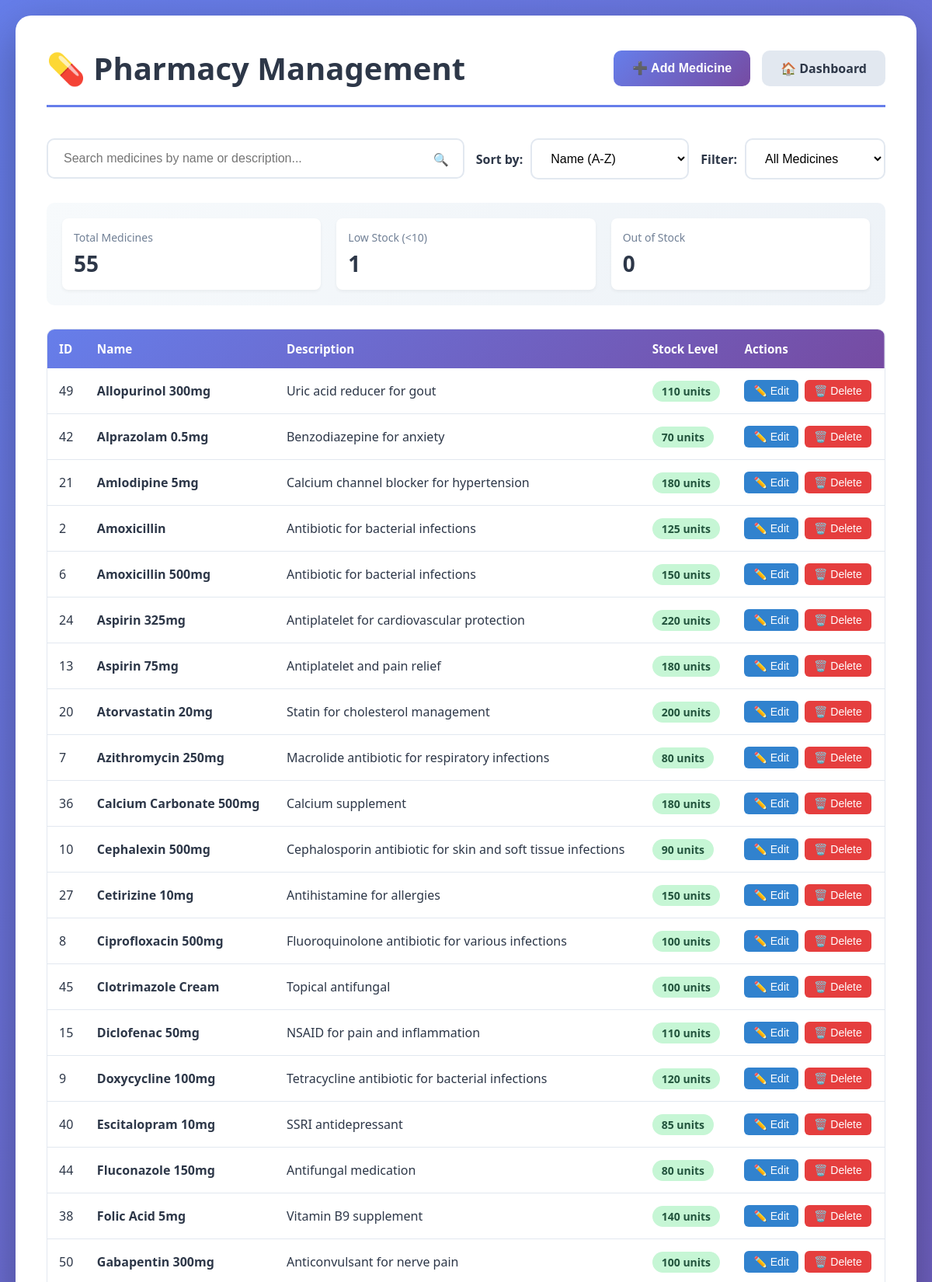
Screenshot of /pharmacy (upper part) with the database file from the repository.
### tables this page shows
CREATE TABLE medicines (
                    id INTEGER PRIMARY KEY AUTOINCREMENT,
                    name TEXT UNIQUE NOT NULL,
                    description TEXT,
                    stock_level INTEGER NOT NULL DEFAULT 0,
                    prescription_frequency INTEGER NOT NULL DEFAULT 0
                );

### app.py (the view)
@app.route('/pharmacy')
def pharmacy_management():
    logger.info("Loading pharmacy management page")
    db = get_db()
    medicines = db.get_all_medicines()
    logger.info(f"Retrieved {len(medicines)} medicines")
    return render_template('pharmacy.html', medicines=medicines)

### app.py (called while the page is built)
def get_db():
    return MedicineDatabase('pharmacy.db')

### modules/database_module.py (called while the page is built)
    def _create_tables(self):
        try:
            cursor = self.connection.cursor()
            cursor.execute('''
                CREATE TABLE IF NOT EXISTS medicines (
                    id INTEGER PRIMARY KEY AUTOINCREMENT,
                    name TEXT UNIQUE NOT NULL,
                    description TEXT,
                    stock_level INTEGER NOT NULL DEFAULT 0,
                    prescription_frequency INTEGER NOT NULL DEFAULT 0
                )
            ''')
            self.connection.commit()
            logger.info("✓ Medicines table ready")
        except sqlite3.Error as e:
            logger.error(f"Error creating tables: {e}")
            raise

    def _create_patients_table(self):
        try:
            cursor = self.connection.cursor()
            cursor.execute('''
                CREATE TABLE IF NOT EXISTS patients (
                    patient_id TEXT PRIMARY KEY,
                    full_name TEXT NOT NULL,
                    date_of_birth TEXT,
                    contact_info TEXT,
                    gender TEXT,
                    insurance_info TEXT,
                    ehr_data TEXT NOT NULL DEFAULT '{}'
                )
            ''')
            self.connection.commit()
            logger.info("✓ Patients table ready")
            self._add_missing_patient_columns()
        except sqlite3.Error as e:
            logger.error(f"Error creating patients table: {e}")
            raise

    def _add_missing_patient_columns(self):
        try:
            cursor = self.connection.cursor()
            cursor.execute("PRAGMA table_info(patients)")
            columns = [column[1] for column in cursor.fetchall()]
            if 'gender' not in columns:
                cursor.execute('ALTER TABLE patients ADD COLUMN gender TEXT')
                logger.info("✓ Added 'gender' column to patients table")
            if 'insurance_info' not in columns:
                cursor.execute('ALTER TABLE patients ADD COLUMN insurance_info TEXT')
                logger.info("✓ Added 'insurance_info' column to patients table")
            self.connection.commit()
        except sqlite3.Error as e:
            logger.error(f"Error adding missing columns: {e}")

### templates/pharmacy.html (shortened to what this page needs)
<!DOCTYPE html>
<html lang="en">
<head>
</head>
<body>
    <div class="container">
        <div class="header">
            <h1>💊 Pharmacy Management</h1>
            <div class="button-group">
                <button class="btn btn-primary" onclick="openAddModal()">➕ Add Medicine</button>
                <a href="/" class="btn btn-secondary">🏠 Dashboard</a>
            </div>
        </div>
        <div class="search-filter-bar">
            <div class="search-bar">
                <input type="text" id="searchInput" class="search-input" placeholder="Search medicines by name or description...">
                <span class="search-icon">🔍</span>
            </div>
            <div class="filter-group">
                <label class="filter-label">Sort by:</label>
                <select id="sortSelect" class="filter-select">
                    <option value="name-asc">Name (A-Z)</option>
                </select>
            </div>
            <div class="filter-group">
                <label class="filter-label">Filter:</label>
                <select id="filterSelect" class="filter-select">
                    <option value="all">All Medicines</option>
                </select>
            </div>
        </div>
        <div class="stats-bar">
            <div class="stat-card">
                <div class="stat-label">Total Medicines</div>
                <div class="stat-value" id="totalMedicines">{{ medicines|length }}</div>
            </div>
            <div class="stat-card">
                <div class="stat-label">Low Stock (<10)</div>
                <div class="stat-value" id="lowStock">
                    {{ medicines|selectattr('stock_level', 'lt', 10)|list|length }}
                </div>
            </div>
            <div class="stat-card">
                <div class="stat-label">Out of Stock</div>
                <div class="stat-value" id="outOfStock">
                    {{ medicines|selectattr('stock_level', 'eq', 0)|list|length }}
                </div>
            </div>
        </div>
        <div class="table-container">
            <table id="medicinesTable">
                <thead>
                    <tr>
                        <th>ID</th>
                        <th>Name</th>
                        <th>Description</th>
                        <th>Stock Level</th>
                        <th>Actions</th>
                    </tr>
                </thead>
                <tbody id="medicinesTableBody">
                    {% if medicines %}
                        {% for medicine in medicines %}
                        <tr data-medicine-id="{{ medicine.id }}">
                            <td>{{ medicine.id }}</td>
                            <td><strong>{{ medicine.name }}</strong></td>
                            <td>{{ medicine.description }}</td>
                            <td>
                                {% if medicine.stock_level == 0 %}
                                    <span class="stock-badge stock-low">Out of Stock</span>
                                {% elif medicine.stock_level < 10 %}
                                    <span class="stock-badge stock-low">{{ medicine.stock_level }} units</span>
                                {% elif medicine.stock_level < 50 %}
                                    <span class="stock-badge stock-medium">{{ medicine.stock_level }} units</span>
                                {% else %}
                                    <span class="stock-badge stock-high">{{ medicine.stock_level }} units</span>
                                {% endif %}
                            </td>
                            <td>
                                <div class="action-buttons">
                                    <button class="btn-small btn-edit" onclick='openEditModal({{ medicine|tojson }})'>✏️ Edit</button>
                                    <button class="btn-small btn-delete" onclick='deleteMedicine({{ medicine.id }}, "{{ medicine.name }}")'>🗑️ Delete</button>
                                </div>
                            </td>
                        </tr>
                        {% endfor %}
                    {% endif %}
                </tbody>
            </table>
        </div>
    </div>
</body>
</html>

### templates/pharmacy.html (style rules this page uses)
* { margin: 0; padding: 0; box-sizing: border-box; }
body { font-family: 'Segoe UI', Tahoma, Geneva, Verdana, sans-serif; background: linear-gradient(135deg, #667eea 0%, #764ba2 100%); min-height: 100vh; padding: 20px; }
.container { max-width: 1400px; margin: 0 auto; background: white; border-radius: 20px; box-shadow: 0 20px 60px rgba(0, 0, 0, 0.3); padding: 40px; }
.header { display: flex; justify-content: space-between; align-items: center; margin-bottom: 40px; padding-bottom: 20px; border-bottom: 3px solid #667eea; }
h1 { color: #2d3748; font-size: 2.5rem; display: flex; align-items: center; gap: 15px; }
.button-group { display: flex; gap: 15px; }
.btn { padding: 12px 24px; border: none; border-radius: 10px; font-size: 1rem; font-weight: 600; cursor: pointer; transition: all 0.3s ease; text-decoration: none; display: inline-flex; align-items: center; gap: 8px; }
.btn-primary { background: linear-gradient(135deg, #667eea 0%, #764ba2 100%); color: white; }
.btn-secondary { background: #e2e8f0; color: #2d3748; }
.search-filter-bar { margin-bottom: 30px; display: flex; gap: 15px; flex-wrap: wrap; }
.search-bar { flex: 1; min-width: 300px; position: relative; }
.search-input { width: 100%; padding: 15px 50px 15px 20px; font-size: 1rem; border: 2px solid #e2e8f0; border-radius: 10px; transition: all 0.3s ease; }
.search-icon { position: absolute; right: 20px; top: 50%; transform: translateY(-50%); color: #a0aec0; }
.filter-group { display: flex; gap: 10px; align-items: center; }
.filter-select { padding: 15px 20px; font-size: 1rem; border: 2px solid #e2e8f0; border-radius: 10px; background: white; cursor: pointer; transition: all 0.3s ease; min-width: 180px; }
.filter-label { font-weight: 600; color: #2d3748; white-space: nowrap; }
.stats-bar { display: flex; gap: 20px; margin-bottom: 30px; padding: 20px; background: linear-gradient(135deg, #f7fafc 0%, #edf2f7 100%); border-radius: 10px; }
.stat-card { flex: 1; padding: 15px; background: white; border-radius: 8px; box-shadow: 0 2px 4px rgba(0, 0, 0, 0.05); }
.stat-label { font-size: 0.875rem; color: #718096; margin-bottom: 5px; }
.stat-value { font-size: 1.75rem; font-weight: 700; color: #2d3748; }
.table-container { overflow-x: auto; border-radius: 10px; border: 1px solid #e2e8f0; }
table { width: 100%; border-collapse: collapse; }
thead { background: linear-gradient(135deg, #667eea 0%, #764ba2 100%); color: white; }
th { padding: 15px; text-align: left; font-weight: 600; font-size: 0.95rem; }
tbody tr { border-bottom: 1px solid #e2e8f0; transition: background 0.2s ease; }
td { padding: 15px; color: #2d3748; }
.stock-badge { display: inline-block; padding: 4px 12px; border-radius: 20px; font-size: 0.875rem; font-weight: 600; }
.stock-high { background: #c6f6d5; color: #22543d; }
.action-buttons { display: flex; gap: 8px; }
.btn-small { padding: 6px 12px; font-size: 0.875rem; border-radius: 6px; border: none; cursor: pointer; transition: all 0.2s ease; }
.btn-edit { background: #3182ce; color: white; }
.btn-delete { background: #e53e3e; color: white; }

### rows the page displays
medicines: id "49", name "Allopurinol 300mg", description "Uric acid reducer for gout", stock_level "110"
medicines: id "42", name "Alprazolam 0.5mg", description "Benzodiazepine for anxiety", stock_level "70"
medicines: id "21", name "Amlodipine 5mg", description "Calcium channel blocker for hypertension", stock_level "180"
medicines: id "2", name "Amoxicillin", description "Antibiotic for bacterial infections", stock_level "125"
medicines: id "6", name "Amoxicillin 500mg", description "Antibiotic for bacterial infections", stock_level "150"
medicines: id "24", name "Aspirin 325mg", description "Antiplatelet for cardiovascular protection", stock_level "220"
medicines: id "13", name "Aspirin 75mg", description "Antiplatelet and pain relief", stock_level "180"
medicines: id "20", name "Atorvastatin 20mg", description "Statin for cholesterol management", stock_level "200"
medicines: id "7", name "Azithromycin 250mg", description "Macrolide antibiotic for respiratory infections", stock_level "80"
medicines: id "36", name "Calcium Carbonate 500mg", description "Calcium supplement", stock_level "180"
medicines: id "10", name "Cephalexin 500mg", description "Cephalosporin antibiotic for skin and soft tissue infections", stock_level "90"
medicines: id "27", name "Cetirizine 10mg", description "Antihistamine for allergies", stock_level "150"
medicines: id "8", name "Ciprofloxacin 500mg", description "Fluoroquinolone antibiotic for various infections", stock_level "100"
medicines: id "45", name "Clotrimazole Cream", description "Topical antifungal", stock_level "100"
medicines: id "15", name "Diclofenac 50mg", description "NSAID for pain and inflammation", stock_level "110"
medicines: id "9", name "Doxycycline 100mg", description "Tetracycline antibiotic for bacterial infections", stock_level "120"
medicines: id "40", name "Escitalopram 10mg", description "SSRI antidepressant", stock_level "85"
medicines: id "44", name "Fluconazole 150mg", description "Antifungal medication", stock_level "80"
medicines: id "38", name "Folic Acid 5mg", description "Vitamin B9 supplement", stock_level "140"
medicines: id "50", name "Gabapentin 300mg", description "Anticonvulsant for nerve pain", stock_level "100"

### other values shown
{{ medicines|length }} "55"
{{ medicines|selectattr('stock_level', 'lt', 10)|list|length }} "1"
{{ medicines|selectattr('stock_level', 'eq', 0)|list|length }} "0"
